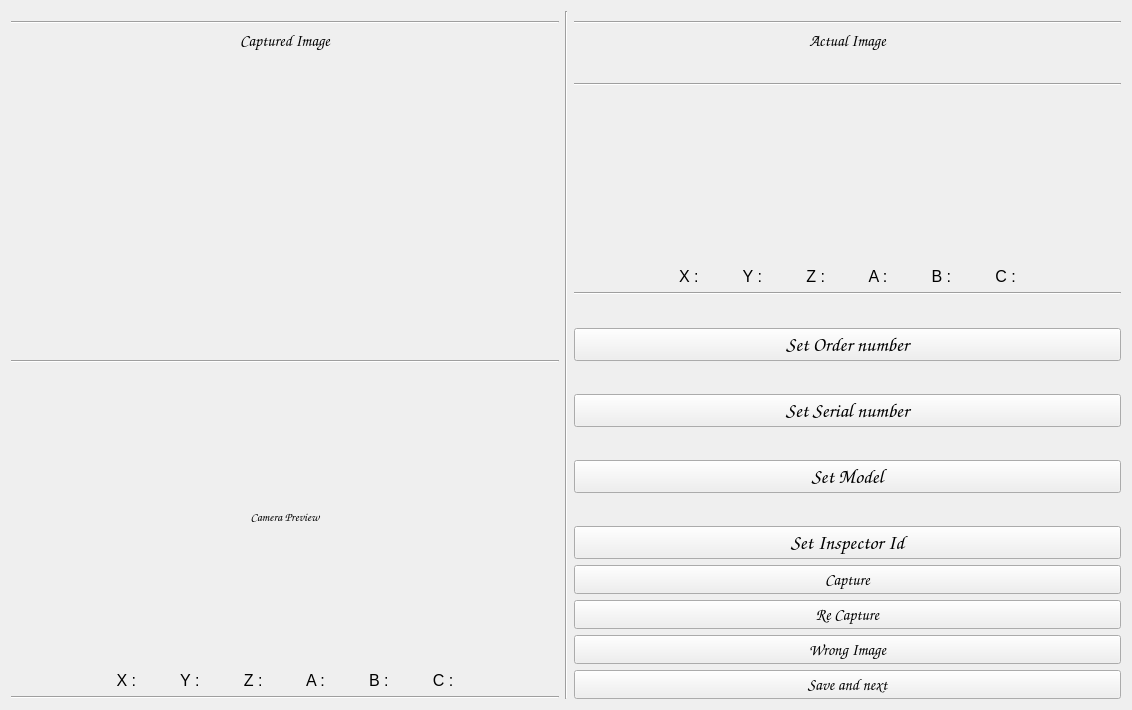
<?xml version="1.0" encoding="UTF-8"?>
<ui version="4.0">
 <class>Form</class>
 <widget class="QWidget" name="Form">
  <property name="enabled">
   <bool>true</bool>
  </property>
  <property name="geometry">
   <rect>
    <x>0</x>
    <y>0</y>
    <width>1132</width>
    <height>710</height>
   </rect>
  </property>
  <property name="sizePolicy">
   <sizepolicy hsizetype="Preferred" vsizetype="Preferred">
    <horstretch>0</horstretch>
    <verstretch>0</verstretch>
   </sizepolicy>
  </property>
  <property name="windowTitle">
   <string>Cam view</string>
  </property>
  <layout class="QHBoxLayout" name="horizontalLayout">
   <item>
    <layout class="QVBoxLayout" name="verticalLayout" stretch="0,0,0,0,0,0,0,0">
     <property name="sizeConstraint">
      <enum>QLayout::SetFixedSize</enum>
     </property>
     <item>
      <spacer name="horizontalSpacer">
       <property name="orientation">
        <enum>Qt::Vertical</enum>
       </property>
       <property name="sizeType">
        <enum>QSizePolicy::Fixed</enum>
       </property>
       <property name="sizeHint" stdset="0">
        <size>
         <width>10</width>
         <height>10</height>
        </size>
       </property>
      </spacer>
     </item>
     <item>
      <widget class="Line" name="line_2">
       <property name="orientation">
        <enum>Qt::Horizontal</enum>
       </property>
      </widget>
     </item>
     <item>
      <widget class="QLabel" name="label_2">
       <property name="sizePolicy">
        <sizepolicy hsizetype="Preferred" vsizetype="Fixed">
         <horstretch>0</horstretch>
         <verstretch>0</verstretch>
        </sizepolicy>
       </property>
       <property name="font">
        <font>
         <family>Comic Sans MS</family>
         <pointsize>12</pointsize>
         <weight>50</weight>
         <bold>false</bold>
        </font>
       </property>
       <property name="text">
        <string>Captured Image</string>
       </property>
       <property name="alignment">
        <set>Qt::AlignCenter</set>
       </property>
      </widget>
     </item>
     <item>
      <widget class="QLabel" name="capturedImage">
       <property name="text">
        <string/>
       </property>
       <property name="alignment">
        <set>Qt::AlignCenter</set>
       </property>
      </widget>
     </item>
     <item>
      <widget class="Line" name="line_8">
       <property name="orientation">
        <enum>Qt::Horizontal</enum>
       </property>
      </widget>
     </item>
     <item>
      <widget class="QLabel" name="cameraPreview">
       <property name="font">
        <font>
         <family>Comic Sans MS</family>
        </font>
       </property>
       <property name="text">
        <string>Camera Preview</string>
       </property>
       <property name="alignment">
        <set>Qt::AlignCenter</set>
       </property>
      </widget>
     </item>
     <item>
      <widget class="QLabel" name="coordinates_preview">
       <property name="sizePolicy">
        <sizepolicy hsizetype="Preferred" vsizetype="Fixed">
         <horstretch>0</horstretch>
         <verstretch>0</verstretch>
        </sizepolicy>
       </property>
       <property name="font">
        <font>
         <pointsize>12</pointsize>
        </font>
       </property>
       <property name="text">
        <string>X :          Y :          Z :          A :          B :          C :</string>
       </property>
       <property name="alignment">
        <set>Qt::AlignCenter</set>
       </property>
      </widget>
     </item>
     <item>
      <widget class="Line" name="line">
       <property name="orientation">
        <enum>Qt::Horizontal</enum>
       </property>
      </widget>
     </item>
    </layout>
   </item>
   <item>
    <widget class="Line" name="line_4">
     <property name="orientation">
      <enum>Qt::Vertical</enum>
     </property>
    </widget>
   </item>
   <item>
    <layout class="QVBoxLayout" name="verticalLayout_2">
     <item>
      <spacer name="verticalSpacer">
       <property name="orientation">
        <enum>Qt::Vertical</enum>
       </property>
       <property name="sizeType">
        <enum>QSizePolicy::Fixed</enum>
       </property>
       <property name="sizeHint" stdset="0">
        <size>
         <width>20</width>
         <height>10</height>
        </size>
       </property>
      </spacer>
     </item>
     <item>
      <layout class="QVBoxLayout" name="verticalLayout_3">
       <item>
        <widget class="Line" name="line_6">
         <property name="orientation">
          <enum>Qt::Horizontal</enum>
         </property>
        </widget>
       </item>
       <item>
        <widget class="QLabel" name="label">
         <property name="font">
          <font>
           <family>Comic Sans MS</family>
           <pointsize>12</pointsize>
           <weight>50</weight>
           <bold>false</bold>
          </font>
         </property>
         <property name="text">
          <string>Actual Image</string>
         </property>
         <property name="alignment">
          <set>Qt::AlignCenter</set>
         </property>
        </widget>
       </item>
       <item>
        <widget class="QLabel" name="imageNo">
         <property name="font">
          <font>
           <family>Comic Sans MS</family>
           <pointsize>12</pointsize>
          </font>
         </property>
         <property name="text">
          <string/>
         </property>
         <property name="alignment">
          <set>Qt::AlignCenter</set>
         </property>
        </widget>
       </item>
       <item>
        <widget class="Line" name="line_9">
         <property name="orientation">
          <enum>Qt::Horizontal</enum>
         </property>
        </widget>
       </item>
       <item>
        <widget class="QLabel" name="actualImage">
         <property name="sizePolicy">
          <sizepolicy hsizetype="Preferred" vsizetype="MinimumExpanding">
           <horstretch>0</horstretch>
           <verstretch>0</verstretch>
          </sizepolicy>
         </property>
         <property name="text">
          <string/>
         </property>
         <property name="alignment">
          <set>Qt::AlignCenter</set>
         </property>
        </widget>
       </item>
       <item>
        <widget class="QLabel" name="coordinates_master">
         <property name="font">
          <font>
           <pointsize>12</pointsize>
          </font>
         </property>
         <property name="text">
          <string>X :          Y :          Z :          A :          B :          C :</string>
         </property>
         <property name="alignment">
          <set>Qt::AlignCenter</set>
         </property>
        </widget>
       </item>
      </layout>
     </item>
     <item>
      <widget class="Line" name="line_5">
       <property name="orientation">
        <enum>Qt::Horizontal</enum>
       </property>
      </widget>
     </item>
     <item>
      <layout class="QVBoxLayout" name="verticalLayout_4">
       <property name="sizeConstraint">
        <enum>QLayout::SetFixedSize</enum>
       </property>
       <property name="topMargin">
        <number>0</number>
       </property>
       <item>
        <widget class="QLabel" name="orderNo">
         <property name="font">
          <font>
           <family>Comic Sans MS</family>
           <pointsize>13</pointsize>
           <weight>50</weight>
           <bold>false</bold>
          </font>
         </property>
         <property name="text">
          <string/>
         </property>
         <property name="alignment">
          <set>Qt::AlignLeading|Qt::AlignLeft|Qt::AlignVCenter</set>
         </property>
        </widget>
       </item>
       <item>
        <widget class="QPushButton" name="setOrder">
         <property name="font">
          <font>
           <family>Comic Sans MS</family>
           <pointsize>15</pointsize>
          </font>
         </property>
         <property name="text">
          <string>Set Order number</string>
         </property>
        </widget>
       </item>
       <item>
        <widget class="QLabel" name="serialNo">
         <property name="sizePolicy">
          <sizepolicy hsizetype="Preferred" vsizetype="Fixed">
           <horstretch>0</horstretch>
           <verstretch>0</verstretch>
          </sizepolicy>
         </property>
         <property name="font">
          <font>
           <family>Comic Sans MS</family>
           <pointsize>13</pointsize>
           <weight>50</weight>
           <bold>false</bold>
          </font>
         </property>
         <property name="text">
          <string/>
         </property>
         <property name="alignment">
          <set>Qt::AlignLeading|Qt::AlignLeft|Qt::AlignVCenter</set>
         </property>
        </widget>
       </item>
       <item>
        <widget class="QPushButton" name="setSerial">
         <property name="font">
          <font>
           <family>Comic Sans MS</family>
           <pointsize>15</pointsize>
          </font>
         </property>
         <property name="text">
          <string>Set Serial number</string>
         </property>
        </widget>
       </item>
       <item>
        <widget class="QLabel" name="model">
         <property name="font">
          <font>
           <family>Comic Sans MS</family>
           <pointsize>13</pointsize>
           <weight>50</weight>
           <bold>false</bold>
          </font>
         </property>
         <property name="text">
          <string/>
         </property>
         <property name="alignment">
          <set>Qt::AlignLeading|Qt::AlignLeft|Qt::AlignVCenter</set>
         </property>
        </widget>
       </item>
       <item>
        <widget class="QPushButton" name="setModel">
         <property name="font">
          <font>
           <family>Comic Sans MS</family>
           <pointsize>15</pointsize>
           <weight>50</weight>
           <bold>false</bold>
          </font>
         </property>
         <property name="text">
          <string>Set Model</string>
         </property>
        </widget>
       </item>
       <item>
        <widget class="QLabel" name="inspectorId">
         <property name="font">
          <font>
           <family>Comic Sans MS</family>
           <pointsize>13</pointsize>
           <weight>50</weight>
           <bold>false</bold>
          </font>
         </property>
         <property name="text">
          <string/>
         </property>
         <property name="alignment">
          <set>Qt::AlignLeading|Qt::AlignLeft|Qt::AlignVCenter</set>
         </property>
        </widget>
       </item>
       <item>
        <widget class="QPushButton" name="setInspector">
         <property name="font">
          <font>
           <family>Comic Sans MS</family>
           <pointsize>15</pointsize>
          </font>
         </property>
         <property name="text">
          <string>Set Inspector Id</string>
         </property>
        </widget>
       </item>
       <item>
        <widget class="QPushButton" name="captureBt">
         <property name="sizePolicy">
          <sizepolicy hsizetype="Preferred" vsizetype="Preferred">
           <horstretch>0</horstretch>
           <verstretch>0</verstretch>
          </sizepolicy>
         </property>
         <property name="font">
          <font>
           <family>Comic Sans MS</family>
           <pointsize>12</pointsize>
          </font>
         </property>
         <property name="text">
          <string>Capture</string>
         </property>
        </widget>
       </item>
       <item>
        <widget class="QPushButton" name="retakeBt">
         <property name="sizePolicy">
          <sizepolicy hsizetype="Preferred" vsizetype="Preferred">
           <horstretch>0</horstretch>
           <verstretch>0</verstretch>
          </sizepolicy>
         </property>
         <property name="font">
          <font>
           <family>Comic Sans MS</family>
           <pointsize>12</pointsize>
           <weight>50</weight>
           <bold>false</bold>
          </font>
         </property>
         <property name="text">
          <string>Re Capture</string>
         </property>
        </widget>
       </item>
       <item>
        <widget class="QPushButton" name="errorBt">
         <property name="sizePolicy">
          <sizepolicy hsizetype="Preferred" vsizetype="Preferred">
           <horstretch>0</horstretch>
           <verstretch>0</verstretch>
          </sizepolicy>
         </property>
         <property name="font">
          <font>
           <family>Comic Sans MS</family>
           <pointsize>12</pointsize>
           <weight>50</weight>
           <bold>false</bold>
          </font>
         </property>
         <property name="text">
          <string>Wrong Image</string>
         </property>
        </widget>
       </item>
       <item>
        <widget class="QPushButton" name="saveBt">
         <property name="sizePolicy">
          <sizepolicy hsizetype="Preferred" vsizetype="Preferred">
           <horstretch>0</horstretch>
           <verstretch>0</verstretch>
          </sizepolicy>
         </property>
         <property name="font">
          <font>
           <family>Comic Sans MS</family>
           <pointsize>12</pointsize>
           <weight>50</weight>
           <bold>false</bold>
          </font>
         </property>
         <property name="text">
          <string>Save and next</string>
         </property>
        </widget>
       </item>
      </layout>
     </item>
    </layout>
   </item>
  </layout>
 </widget>
 <resources/>
 <connections/>
</ui>
